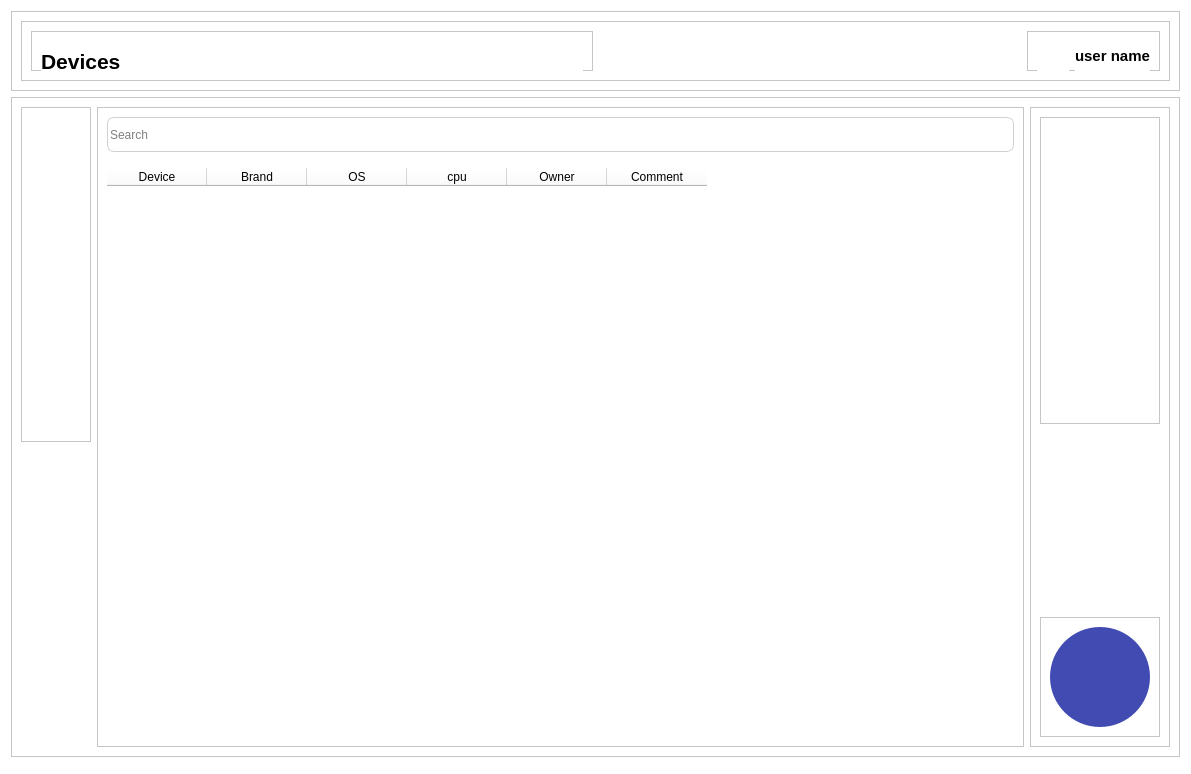
<?xml version="1.0" encoding="UTF-8"?>
<ui version="4.0">
 <class>Dialog</class>
 <widget class="QDialog" name="Dialog">
  <property name="geometry">
   <rect>
    <x>0</x>
    <y>0</y>
    <width>1188</width>
    <height>774</height>
   </rect>
  </property>
  <property name="windowTitle">
   <string>Dialog</string>
  </property>
  <property name="styleSheet">
   <string notr="true">background-color: white</string>
  </property>
  <layout class="QVBoxLayout" name="verticalLayout">
   <item>
    <widget class="QFrame" name="header">
     <property name="maximumSize">
      <size>
       <width>16777215</width>
       <height>80</height>
      </size>
     </property>
     <property name="frameShape">
      <enum>QFrame::StyledPanel</enum>
     </property>
     <property name="frameShadow">
      <enum>QFrame::Raised</enum>
     </property>
     <layout class="QHBoxLayout" name="horizontalLayout_2">
      <item>
       <widget class="QFrame" name="frame_2">
        <property name="frameShape">
         <enum>QFrame::StyledPanel</enum>
        </property>
        <property name="frameShadow">
         <enum>QFrame::Raised</enum>
        </property>
        <layout class="QHBoxLayout" name="horizontalLayout_3">
         <item>
          <widget class="QFrame" name="frame">
           <property name="frameShape">
            <enum>QFrame::StyledPanel</enum>
           </property>
           <property name="frameShadow">
            <enum>QFrame::Raised</enum>
           </property>
           <layout class="QHBoxLayout" name="horizontalLayout_4">
            <item>
             <widget class="QLabel" name="title">
              <property name="sizePolicy">
               <sizepolicy hsizetype="Preferred" vsizetype="Preferred">
                <horstretch>0</horstretch>
                <verstretch>0</verstretch>
               </sizepolicy>
              </property>
              <property name="minimumSize">
               <size>
                <width>200</width>
                <height>40</height>
               </size>
              </property>
              <property name="font">
               <font>
                <pointsize>16</pointsize>
                <weight>75</weight>
                <bold>true</bold>
               </font>
              </property>
              <property name="styleSheet">
               <string notr="true"/>
              </property>
              <property name="text">
               <string>Devices</string>
              </property>
             </widget>
            </item>
           </layout>
          </widget>
         </item>
         <item alignment="Qt::AlignRight">
          <widget class="QFrame" name="frame_3">
           <property name="sizePolicy">
            <sizepolicy hsizetype="MinimumExpanding" vsizetype="Preferred">
             <horstretch>0</horstretch>
             <verstretch>0</verstretch>
            </sizepolicy>
           </property>
           <property name="frameShape">
            <enum>QFrame::StyledPanel</enum>
           </property>
           <property name="frameShadow">
            <enum>QFrame::Raised</enum>
           </property>
           <layout class="QHBoxLayout" name="horizontalLayout_5">
            <item>
             <widget class="QPushButton" name="profile_button">
              <property name="minimumSize">
               <size>
                <width>30</width>
                <height>30</height>
               </size>
              </property>
              <property name="styleSheet">
               <string notr="true">border-radius : 50; border: none;
               </string>
              </property>
              <property name="text">
               <string/>
              </property>
              <property name="icon">
               <iconset>
                   <normaloff>:/icons/icons/user.svg</normaloff>:/icons/icons/user.svg
               </iconset>
              </property>
             </widget>
            </item>
            <item>
             <widget class="QLabel" name="user_name">
              <property name="sizePolicy">
               <sizepolicy hsizetype="MinimumExpanding" vsizetype="Preferred">
                <horstretch>0</horstretch>
                <verstretch>0</verstretch>
               </sizepolicy>
              </property>
              <property name="minimumSize">
               <size>
                <width>0</width>
                <height>30</height>
               </size>
              </property>
              <property name="font">
               <font>
                <pointsize>11</pointsize>
                <weight>75</weight>
                <bold>true</bold>
               </font>
              </property>
              <property name="styleSheet">
               <string notr="true"/>
              </property>
              <property name="text">
               <string>user name</string>
              </property>
             </widget>
            </item>
           </layout>
          </widget>
         </item>
        </layout>
       </widget>
      </item>
     </layout>
    </widget>
   </item>
   <item alignment="Qt::AlignLeft">
    <widget class="QFrame" name="content">
     <property name="sizePolicy">
      <sizepolicy hsizetype="Maximum" vsizetype="Preferred">
       <horstretch>0</horstretch>
       <verstretch>0</verstretch>
      </sizepolicy>
     </property>
     <property name="frameShape">
      <enum>QFrame::StyledPanel</enum>
     </property>
     <property name="frameShadow">
      <enum>QFrame::Raised</enum>
     </property>
     <layout class="QHBoxLayout" name="horizontalLayout">
      <property name="leftMargin">
       <number>9</number>
      </property>
      <item alignment="Qt::AlignLeft|Qt::AlignTop">
       <widget class="QFrame" name="tabs">
        <property name="maximumSize">
         <size>
          <width>100</width>
          <height>16777215</height>
         </size>
        </property>
        <property name="styleSheet">
         <string notr="true">QPushButton {
             border: none;
             border-radius: 10;
             }

             QPushButton:hover {
             border: 2 px solid black;
             background-color: rgb(227, 227, 227);
             }
         </string>
        </property>
        <property name="frameShape">
         <enum>QFrame::StyledPanel</enum>
        </property>
        <property name="frameShadow">
         <enum>QFrame::Raised</enum>
        </property>
        <layout class="QVBoxLayout" name="verticalLayout_3">
         <property name="topMargin">
          <number>50</number>
         </property>
         <property name="rightMargin">
          <number>9</number>
         </property>
         <item>
          <widget class="QPushButton" name="all_filter">
           <property name="sizePolicy">
            <sizepolicy hsizetype="Minimum" vsizetype="Minimum">
             <horstretch>0</horstretch>
             <verstretch>0</verstretch>
            </sizepolicy>
           </property>
           <property name="minimumSize">
            <size>
             <width>50</width>
             <height>50</height>
            </size>
           </property>
           <property name="styleSheet">
            <string notr="true"/>
           </property>
           <property name="text">
            <string/>
           </property>
          </widget>
         </item>
         <item>
          <widget class="QPushButton" name="ios_filter">
           <property name="sizePolicy">
            <sizepolicy hsizetype="Minimum" vsizetype="Minimum">
             <horstretch>0</horstretch>
             <verstretch>0</verstretch>
            </sizepolicy>
           </property>
           <property name="minimumSize">
            <size>
             <width>50</width>
             <height>50</height>
            </size>
           </property>
           <property name="maximumSize">
            <size>
             <width>16777215</width>
             <height>16777215</height>
            </size>
           </property>
           <property name="text">
            <string/>
           </property>
          </widget>
         </item>
         <item>
          <widget class="QPushButton" name="android_filter">
           <property name="sizePolicy">
            <sizepolicy hsizetype="Minimum" vsizetype="Minimum">
             <horstretch>0</horstretch>
             <verstretch>0</verstretch>
            </sizepolicy>
           </property>
           <property name="minimumSize">
            <size>
             <width>50</width>
             <height>50</height>
            </size>
           </property>
           <property name="maximumSize">
            <size>
             <width>16777215</width>
             <height>16777215</height>
            </size>
           </property>
           <property name="text">
            <string/>
           </property>
          </widget>
         </item>
         <item>
          <widget class="QPushButton" name="win_filter">
           <property name="sizePolicy">
            <sizepolicy hsizetype="Minimum" vsizetype="Minimum">
             <horstretch>0</horstretch>
             <verstretch>0</verstretch>
            </sizepolicy>
           </property>
           <property name="minimumSize">
            <size>
             <width>50</width>
             <height>50</height>
            </size>
           </property>
           <property name="text">
            <string/>
           </property>
          </widget>
         </item>
         <item>
          <widget class="QPushButton" name="mac_filter">
           <property name="sizePolicy">
            <sizepolicy hsizetype="Minimum" vsizetype="Minimum">
             <horstretch>0</horstretch>
             <verstretch>0</verstretch>
            </sizepolicy>
           </property>
           <property name="minimumSize">
            <size>
             <width>50</width>
             <height>50</height>
            </size>
           </property>
           <property name="text">
            <string/>
           </property>
          </widget>
         </item>
        </layout>
       </widget>
      </item>
      <item alignment="Qt::AlignLeft">
       <widget class="QFrame" name="table_container">
        <property name="minimumSize">
         <size>
          <width>927</width>
          <height>0</height>
         </size>
        </property>
        <property name="frameShape">
         <enum>QFrame::StyledPanel</enum>
        </property>
        <property name="frameShadow">
         <enum>QFrame::Raised</enum>
        </property>
        <layout class="QVBoxLayout" name="verticalLayout_5">
         <property name="spacing">
          <number>10</number>
         </property>
         <property name="topMargin">
          <number>0</number>
         </property>
         <property name="bottomMargin">
          <number>9</number>
         </property>
         <item>
          <widget class="QFrame" name="searchbar">
           <property name="sizePolicy">
            <sizepolicy hsizetype="Preferred" vsizetype="MinimumExpanding">
             <horstretch>0</horstretch>
             <verstretch>0</verstretch>
            </sizepolicy>
           </property>
           <property name="minimumSize">
            <size>
             <width>0</width>
             <height>50</height>
            </size>
           </property>
           <property name="maximumSize">
            <size>
             <width>16777215</width>
             <height>50</height>
            </size>
           </property>
           <property name="frameShape">
            <enum>QFrame::NoFrame</enum>
           </property>
           <property name="frameShadow">
            <enum>QFrame::Raised</enum>
           </property>
           <layout class="QVBoxLayout" name="verticalLayout_4">
            <property name="leftMargin">
             <number>0</number>
            </property>
            <property name="topMargin">
             <number>9</number>
            </property>
            <property name="rightMargin">
             <number>0</number>
            </property>
            <property name="bottomMargin">
             <number>9</number>
            </property>
            <item>
             <widget class="QLineEdit" name="search_input">
              <property name="minimumSize">
               <size>
                <width>0</width>
                <height>35</height>
               </size>
              </property>
              <property name="styleSheet">
               <string notr="true">border-radius : 7; border: 1px solid #D1D1D1</string>
              </property>
              <property name="placeholderText">
               <string>Search</string>
              </property>
             </widget>
            </item>
           </layout>
          </widget>
         </item>
         <item>
          <widget class="QTableWidget" name="tableWidget">
           <property name="sizePolicy">
            <sizepolicy hsizetype="Expanding" vsizetype="Expanding">
             <horstretch>2</horstretch>
             <verstretch>2</verstretch>
            </sizepolicy>
           </property>
           <property name="minimumSize">
            <size>
             <width>800</width>
             <height>0</height>
            </size>
           </property>
           <property name="styleSheet">
            <string notr="true">border: none</string>
           </property>
           <property name="gridStyle">
            <enum>Qt::SolidLine</enum>
           </property>
           <column>
            <property name="text">
             <string>Device</string>
            </property>
           </column>
           <column>
            <property name="text">
             <string>Brand</string>
            </property>
           </column>
           <column>
            <property name="text">
             <string>OS</string>
            </property>
           </column>
           <column>
            <property name="text">
             <string>cpu</string>
            </property>
           </column>
           <column>
            <property name="text">
             <string>Owner</string>
            </property>
           </column>
           <column>
            <property name="text">
             <string>Comment</string>
            </property>
           </column>
          </widget>
         </item>
        </layout>
       </widget>
      </item>
      <item>
       <widget class="QFrame" name="right_sidebar">
        <property name="sizePolicy">
         <sizepolicy hsizetype="Fixed" vsizetype="Preferred">
          <horstretch>0</horstretch>
          <verstretch>0</verstretch>
         </sizepolicy>
        </property>
        <property name="maximumSize">
         <size>
          <width>300</width>
          <height>16777215</height>
         </size>
        </property>
        <property name="frameShape">
         <enum>QFrame::StyledPanel</enum>
        </property>
        <property name="frameShadow">
         <enum>QFrame::Raised</enum>
        </property>
        <layout class="QVBoxLayout" name="verticalLayout_2">
         <item>
          <widget class="QFrame" name="frame_4">
           <property name="frameShape">
            <enum>QFrame::StyledPanel</enum>
           </property>
           <property name="frameShadow">
            <enum>QFrame::Raised</enum>
           </property>
          </widget>
         </item>
         <item alignment="Qt::AlignBottom">
          <widget class="QFrame" name="frame_5">
           <property name="frameShape">
            <enum>QFrame::StyledPanel</enum>
           </property>
           <property name="frameShadow">
            <enum>QFrame::Raised</enum>
           </property>
           <layout class="QHBoxLayout" name="horizontalLayout_6">
            <item>
             <widget class="QPushButton" name="add_device_button">
              <property name="sizePolicy">
               <sizepolicy hsizetype="Fixed" vsizetype="Fixed">
                <horstretch>0</horstretch>
                <verstretch>0</verstretch>
               </sizepolicy>
              </property>
              <property name="minimumSize">
               <size>
                <width>100</width>
                <height>100</height>
               </size>
              </property>
              <property name="font">
               <font>
                <weight>75</weight>
                <bold>true</bold>
               </font>
              </property>
              <property name="cursor">
               <cursorShape>PointingHandCursor</cursorShape>
              </property>
                 <property name="styleSheet">
                     <string notr="true">QPushButton {
                         border-radius : 50;
                         border: 2 px solid black;
                         background-color : #414BB2;
                         color: white;
                         font-color: white
                         }

                         QPushButton:hover {
                         background-color: rgb(51, 60, 140);
                         }
                     </string>
                 </property>
              <property name="text">
               <string/>
              </property>
             </widget>
            </item>
           </layout>
          </widget>
         </item>
        </layout>
       </widget>
      </item>
     </layout>
    </widget>
   </item>
   <item>
    <widget class="QFrame" name="footer">
     <property name="maximumSize">
      <size>
       <width>16777215</width>
       <height>100</height>
      </size>
     </property>
     <property name="frameShape">
      <enum>QFrame::StyledPanel</enum>
     </property>
     <property name="frameShadow">
      <enum>QFrame::Raised</enum>
     </property>
    </widget>
   </item>
  </layout>
 </widget>
 <resources>
  <include location="../icons/icons.qrc"/>
 </resources>
 <connections/>
</ui>
